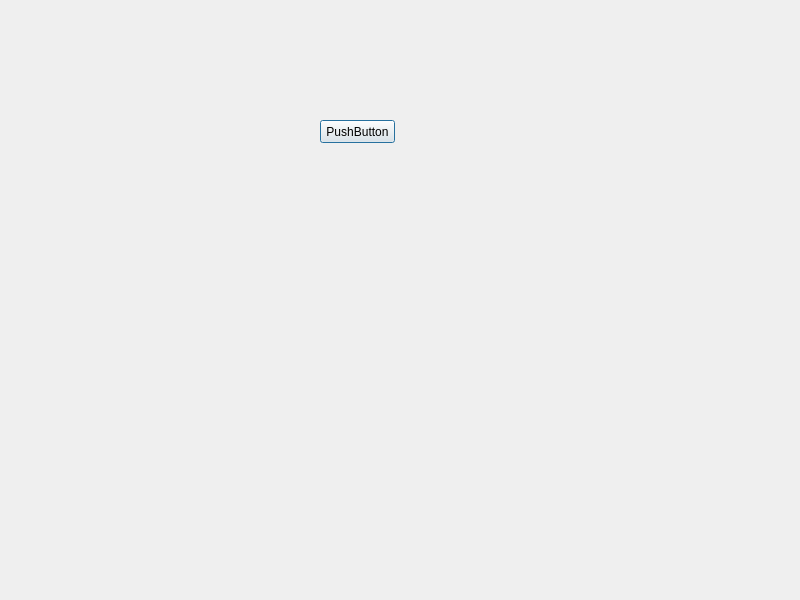
<?xml version="1.0" encoding="UTF-8"?>
<ui version="4.0">
 <class>livraisonOptionsDialog</class>
 <widget class="QDialog" name="livraisonOptionsDialog">
  <property name="geometry">
   <rect>
    <x>0</x>
    <y>0</y>
    <width>800</width>
    <height>600</height>
   </rect>
  </property>
  <property name="windowTitle">
   <string>Dialog</string>
  </property>
  <widget class="QPushButton" name="pushButton">
   <property name="geometry">
    <rect>
     <x>320</x>
     <y>120</y>
     <width>75</width>
     <height>23</height>
    </rect>
   </property>
   <property name="text">
    <string>PushButton</string>
   </property>
  </widget>
 </widget>
 <resources/>
 <connections/>
</ui>
